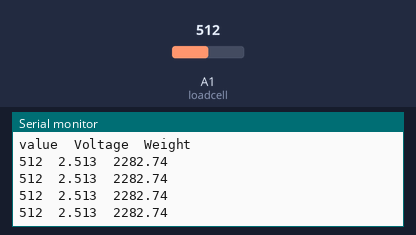
The sketch below on a simulated Arduino Uno, built with avr-gcc and run on an emulated ATmega328P. Shown: the last lines printed to the serial monitor. The inputs (shaded band) are chosen by the test bench; at power-on: A1 (loadcell) = 512.

Above: at 1.2 s.
1.3 s: A1 (loadcell) set to 987
At 1.7 s:
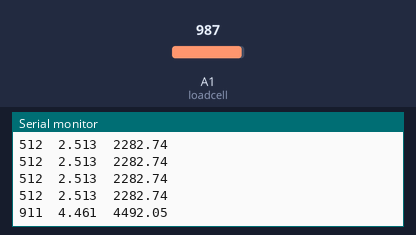
4.3 s: A1 (loadcell) set to 1010
At 4.48 s:
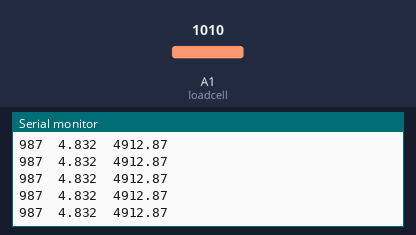
Timing chart, 0 to 7.3 s (numbered marks = the images above; inputs shaded):
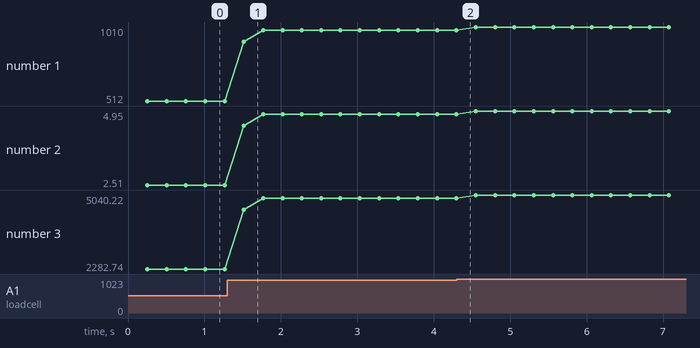

The sketch:

LoadCell.ino
```cpp
#define loadcell A1
unsigned int lc_value;

void setup() {
  // put your setup code here, to run once:
  pinMode(loadcell, INPUT); //declare pin 25 as input
  Serial.begin(9600); // ser the baud rate od the serial monitor
  Serial.print("value");
  Serial.print("\tVoltage"); //"t" create spacing of a tab
  Serial.println("\tWeight"); // like above
}

void loop() {
  // put your main code here, to run repeatedly:


  unsigned int lcv[49];

  lc_value  =  analogRead(loadcell); // take reading from sensor
  delay(1);

  for (int i = 1; i < 50; i++)
  {
    lcv[i] = analogRead(loadcell);
    lc_value = lc_value+ lcv[i];
    delay(5);
  }

  lc_value = lc_value / 50;

  float lc_raw_voltage = lc_value * 0.0048828125 + 0.013;//convert analog value to voltage
  float lc_weight_value = lc_raw_voltage * 1134 - 567; //convert voltage value to the weigt value, parameter a and b needed.
  Serial.print(lc_value); // display the analog value in serial monitor
  Serial.print("\t");
  Serial.print(lc_raw_voltage,3); // display the voltage value in serial monitor
  Serial.print("\t");
  Serial.println(lc_weight_value); // display the weight value in the serial monitor
}
```

Measured:
- after the input at 1.3 s, the serial monitor: prints a new line after 0.22 s (image 1)
- plotted number 1: 512 → 987 after the input at 1.3 s, 987 → 1010 after the input at 4.3 s
- plotted number 2: 2.51 → 4.83 after the input at 1.3 s, 4.83 → 4.95 after the input at 4.3 s
- plotted number 3: 2282.74 → 4912.87 after the input at 1.3 s, 4912.87 → 5040.22 after the input at 4.3 s
